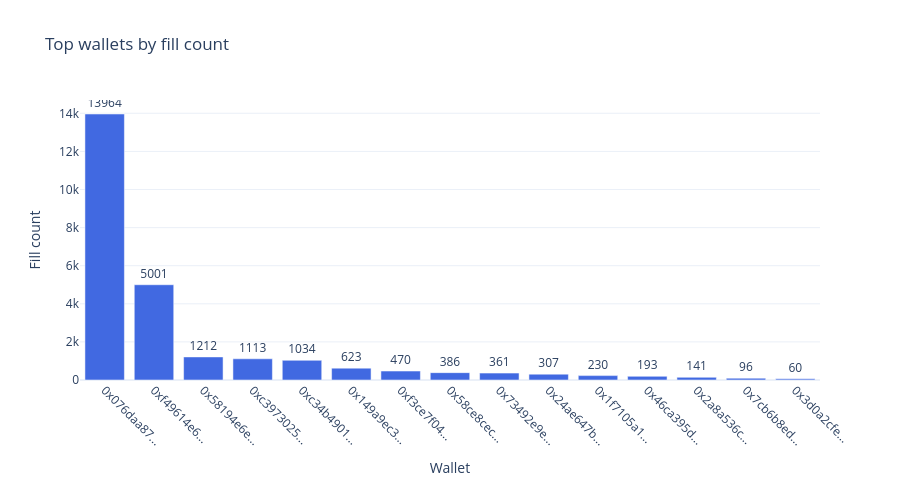

The code cell stored with this chart in its notebook:
### Code cell
top15 = wallet_stats.sort_values(by='fill_count', ascending=False).head(15)

fig_wallet = go.Figure()
fig_wallet.add_trace(go.Bar(
    x=top15.index.str[:10] + '...',
    y=top15['fill_count'],
    marker_color='royalblue',
    text=top15['fill_count'],
    textposition='outside',
))

fig_wallet.update_layout(
    title='Top wallets by fill count',
    xaxis_title='Wallet',
    yaxis_title='Fill count',
    template='plotly_white',
    height=500,
    margin=dict(b=120),
)
fig_wallet.update_xaxes(tickangle=45)
fig_wallet.show()

### Figure 1 — Plotly figure (JSON) as saved in the notebook; plotly's stock layout.template omitted (floating-point values rounded to 4 significant figures)
{"data": [{"marker": {"color": "royalblue"}, "text": [13960.0, 5001.0, 1212.0, 1113.0, 1034.0, 623.0, 470.0, 386.0, 361.0, 307.0, 230.0, 193.0, 141.0, 96.0, 60.0], "textposition": "outside", "type": "bar", "x": ["0x076daa87...", "0xf49614e6...", "0x58194e6e...", "0xc3973025...", "0xc34b4901...", "0x149a9ec3...", "0xf3ce7f04...", "0x58ce8cec...", "0x73492e9e...", "0x24ae647b...", "0x1f7105a1...", "0x46ca395d...", "0x2a8a536c...", "0x7cb6b8ed...", "0x3d0a2cfe..."], "y": [13964, 5001, 1212, 1113, 1034, 623, 470, 386, 361, 307, 230, 193, 141, 96, 60]}], "layout": {"height": 500, "margin": {"b": 120}, "title": {"text": "Top wallets by fill count"}, "xaxis": {"tickangle": 45, "title": {"text": "Wallet"}}, "yaxis": {"title": {"text": "Fill count"}}}}
